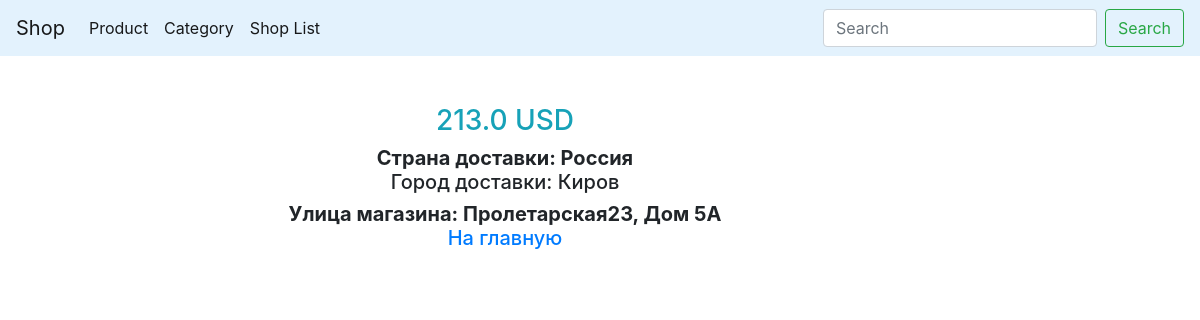
The page /delivery/f1868364-07dd-4ee6-8657-57c752927200/ on the database its author committed.
### app/models.py (models this page shows, shortened)
class Product(models.Model):
    prodname = models.CharField(max_length=100, db_index=True)
    slug = models.SlugField(max_length=150, blank=True, unique=True)
    categories = models.ManyToManyField('Category', related_name='products')
    presence = models.BooleanField(default=False)
    description = models.TextField(blank=True)
    price = models.FloatField()
    os_name = models.CharField(max_length=50)
    diagonal = models.FloatField()
    ram = models.IntegerField()
    memory = models.IntegerField()
    videocard = models.CharField(max_length=100)
    relevance = models.DateTimeField(auto_now_add=True)
    class Meta:
        ordering = ['-relevance']

class Shop(models.Model):
    slug = models.SlugField(max_length=150, blank=True, unique=True)
    address = models.CharField(max_length=150)
    country = models.CharField(max_length=150)
    city = models.CharField(max_length=150)
    work_time = models.CharField(max_length=100)
    time_delivery = models.IntegerField()

### app/views.py (the view)
# urls.py: path('delivery/<str:slug>/', DeliveryDetail.as_view(), name='delivery_detail_url'),
class DeliveryDetail(ObjectDetailMixin, View):
    model = Delivery
    template = 'app/delivery_detail.html'

### app/utils.py (called while the page is built)
    def get(self, request, slug):
        obj = get_object_or_404(self.model, slug__iexact=slug)
        return render(request, self.template, context={self.model.__name__.lower(): obj, 'admin_object': obj, 'detail': True})

### app/templates/app/delivery_detail.html (shortened to what this page needs)
{% extends 'app/base_app.html' %}
{% block content %}
<div class="container-fluid">
        <div class="row">
                <div class="col-md-12">
                <h3 class="text-center text-info">
                {% for iter in delivery.delivery_product.all %}{{ iter.price }}{% endfor %} USD
                </h3>
                <div class="container-fluid">
                        <div class="row">
                            <div class="col-md-12">
                                <h5 class="text-center"><dl>
                                <dt>Страна доставки: {% for iter in delivery.shops.all %}{{ iter.country }}{% endfor %}</dt>
                                <dd>Город доставки: {% for iter in delivery.shops.all %}{{ iter.city }}{% endfor %}</dd>
                                <dt>Улица магазина: {% for iter in delivery.shops.all %}{{ iter.address }}{% endfor %}</dt>
                                <a href="{% url 'main_page_url'%}">На главную</a>
                            </dl></h5>
                        </div>
                    </div>
                </div>
{% endblock %}

### rows shown on the page
Product: price "213.0"
Shop: country "Россия", city "Киров", address "Пролетарская23, Дом 5А"
